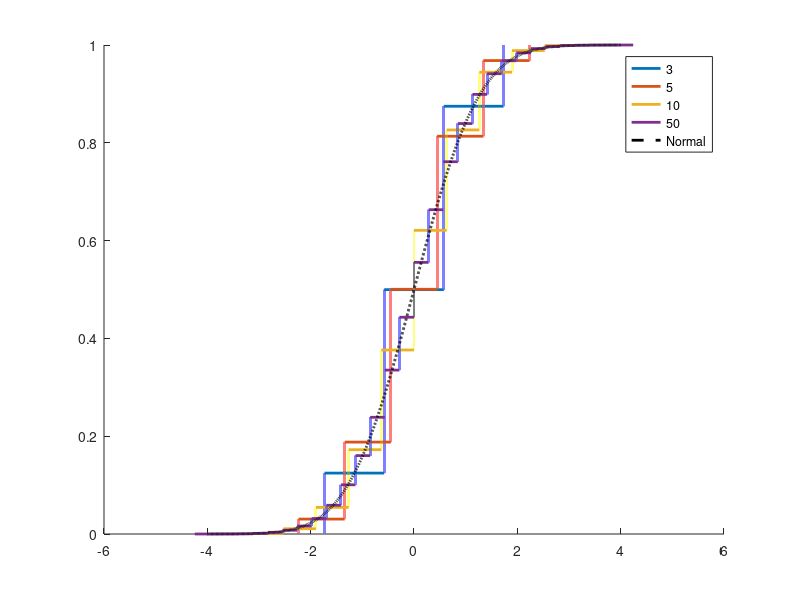

Write MATLAB code to recreate this figure.
function [output] = Lab11ExA

% Suitably modified this program will generate estimates of the dfs F_n for
% the standardised random variables Z_n as defined on lecture slide 433.
% Z_n standardises the sample sum S_n = X_1+...+X_n for a sample of size n.
% The Central Limit Theorem tells us that the dfs F_n should tend to the df
% for a standard normal distribution whatever the distribution of the X_i.
 
% For your selected values of n the sequence of df's F_n is plotted on a graph together with the df for a
% standard normal to illustrate this convergence in distribution.


%%%%%%%%%%%%%%%%%%%%%%%%%%%%%%%Initialisation section
n=[3, 5, 10, 50];
lambda=0.1;
mu=0.5;
sigma=0.5;

%%%%%%%%%%%%%%%%%%%%%%%%%%%%%%%Generate F_n dfs
N=100000;
hold all;
for i=1:length(n)
plot(sort((sum(Finverse(rand(n(i),N),lambda))-n(i)*mu)./(sigma*sqrt(n(i)))),[1/N:1/N:1],'LineWidth',2);
end
x=[-4:0.001:4];
plot(x,0.5*erfc(-x/sqrt(2)),'--k','LineWidth',2);
figure(1);
legend(int2str(n(1)),int2str(n(2)),int2str(n(3)),int2str(n(4)),'Normal');
%%%%%%%%%%%%%%%%%Function RM generates matrix of observations
% on X using the inverse transformation method.

function RM=Finverse(A,lambda)
RM=1*(A<0.5);      
%RM=A;
%RM=(-1/lambda)*log(A);